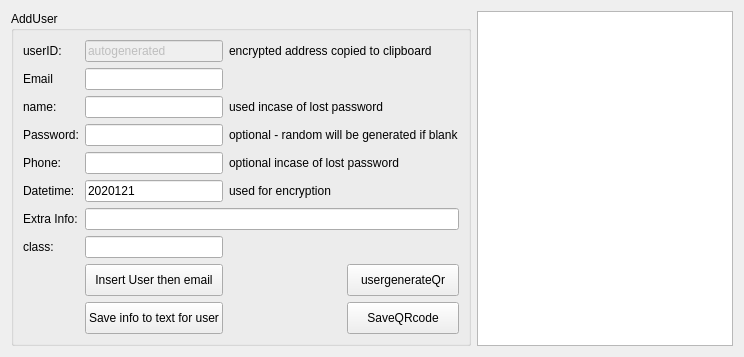
          <widget class="QWidget" name="tab_9">
           <attribute name="title">
            <string>Add User</string>
           </attribute>
           <layout class="QGridLayout" name="gridLayout_26">
            <item row="0" column="0">
             <widget class="QGroupBox" name="groupBox_2">
              <property name="title">
               <string>AddUser</string>
              </property>
              <layout class="QGridLayout" name="gridLayout_33">
               <item row="9" column="1">
                <widget class="QPushButton" name="btn_SaveUserInfo">
                 <property name="minimumSize">
                  <size>
                   <width>0</width>
                   <height>32</height>
                  </size>
                 </property>
                 <property name="text">
                  <string>Save info to text for user</string>
                 </property>
                </widget>
               </item>
               <item row="3" column="0">
                <widget class="QLabel" name="label_2834">
                 <property name="text">
                  <string>Password:</string>
                 </property>
                </widget>
               </item>
               <item row="3" column="1">
                <widget class="QLineEdit" name="lineEditPassword">
                 <property name="text">
                  <string/>
                 </property>
                </widget>
               </item>
               <item row="0" column="2" colspan="2">
                <widget class="QLabel" name="label_36">
                 <property name="text">
                  <string>encrypted address copied to clipboard</string>
                 </property>
                </widget>
               </item>
               <item row="4" column="1">
                <widget class="QLineEdit" name="lineEditPhone">
                 <property name="text">
                  <string/>
                 </property>
                </widget>
               </item>
               <item row="7" column="0">
                <widget class="QLabel" name="label_38">
                 <property name="text">
                  <string>class:</string>
                 </property>
                </widget>
               </item>
               <item row="0" column="1">
                <widget class="QLineEdit" name="lineEditName">
                 <property name="enabled">
                  <bool>false</bool>
                 </property>
                 <property name="text">
                  <string>autogenerated</string>
                 </property>
                </widget>
               </item>
               <item row="2" column="0">
                <widget class="QLabel" name="label_394">
                 <property name="text">
                  <string>name:</string>
                 </property>
                 <property name="scaledContents">
                  <bool>true</bool>
                 </property>
                </widget>
               </item>
               <item row="5" column="0">
                <widget class="QLabel" name="label_4">
                 <property name="text">
                  <string>Datetime:</string>
                 </property>
                </widget>
               </item>
               <item row="5" column="2">
                <widget class="QLabel" name="label_31">
                 <property name="text">
                  <string>used for encryption</string>
                 </property>
                </widget>
               </item>
               <item row="7" column="1">
                <widget class="QLineEdit" name="createclass">
                 <property name="text">
                  <string/>
                 </property>
                </widget>
               </item>
               <item row="4" column="2" colspan="2">
                <widget class="QLabel" name="label_29">
                 <property name="text">
                  <string>optional incase of lost password</string>
                 </property>
                </widget>
               </item>
               <item row="0" column="0">
                <widget class="QLabel" name="label">
                 <property name="text">
                  <string>userID:</string>
                 </property>
                 <property name="scaledContents">
                  <bool>true</bool>
                 </property>
                </widget>
               </item>
               <item row="4" column="0">
                <widget class="QLabel" name="label_343">
                 <property name="text">
                  <string>Phone:</string>
                 </property>
                </widget>
               </item>
               <item row="6" column="0">
                <widget class="QLabel" name="label_32">
                 <property name="text">
                  <string>Extra Info:</string>
                 </property>
                </widget>
               </item>
               <item row="8" column="1">
                <widget class="QPushButton" name="btn_InsertUser">
                 <property name="minimumSize">
                  <size>
                   <width>0</width>
                   <height>32</height>
                  </size>
                 </property>
                 <property name="text">
                  <string>Insert User then email</string>
                 </property>
                </widget>
               </item>
               <item row="2" column="2" colspan="2">
                <widget class="QLabel" name="label_30">
                 <property name="text">
                  <string>used incase of lost password</string>
                 </property>
                </widget>
               </item>
               <item row="5" column="1">
                <widget class="QLineEdit" name="createuserdatetime">
                 <property name="text">
                  <string>2020121</string>
                 </property>
                </widget>
               </item>
               <item row="1" column="1">
                <widget class="QLineEdit" name="adduserEmail">
                 <property name="text">
                  <string/>
                 </property>
                </widget>
               </item>
               <item row="1" column="0">
                <widget class="QLabel" name="label_396">
                 <property name="text">
                  <string>Email</string>
                 </property>
                 <property name="scaledContents">
                  <bool>true</bool>
                 </property>
                </widget>
               </item>
               <item row="2" column="1">
                <widget class="QLineEdit" name="addusername">
                 <property name="text">
                  <string/>
                 </property>
                </widget>
               </item>
               <item row="3" column="2" colspan="2">
                <widget class="QLabel" name="label_39">
                 <property name="text">
                  <string>optional - random will be generated if blank</string>
                 </property>
                </widget>
               </item>
               <item row="9" column="3">
                <widget class="QPushButton" name="addUserQR">
                 <property name="minimumSize">
                  <size>
                   <width>0</width>
                   <height>32</height>
                  </size>
                 </property>
                 <property name="text">
                  <string>SaveQRcode</string>
                 </property>
                </widget>
               </item>
               <item row="6" column="1" colspan="3">
                <widget class="QLineEdit" name="createextra">
                 <property name="text">
                  <string/>
                 </property>
                </widget>
               </item>
               <item row="8" column="3">
                <widget class="QPushButton" name="btn_UserGenerateQr">
                 <property name="minimumSize">
                  <size>
                   <width>0</width>
                   <height>32</height>
                  </size>
                 </property>
                 <property name="text">
                  <string>usergenerateQr</string>
                 </property>
                </widget>
               </item>
              </layout>
             </widget>
            </item>
            <item row="0" column="1">
             <widget class="QGraphicsView" name="adduserQRview"/>
            </item>
           </layout>
          </widget>
